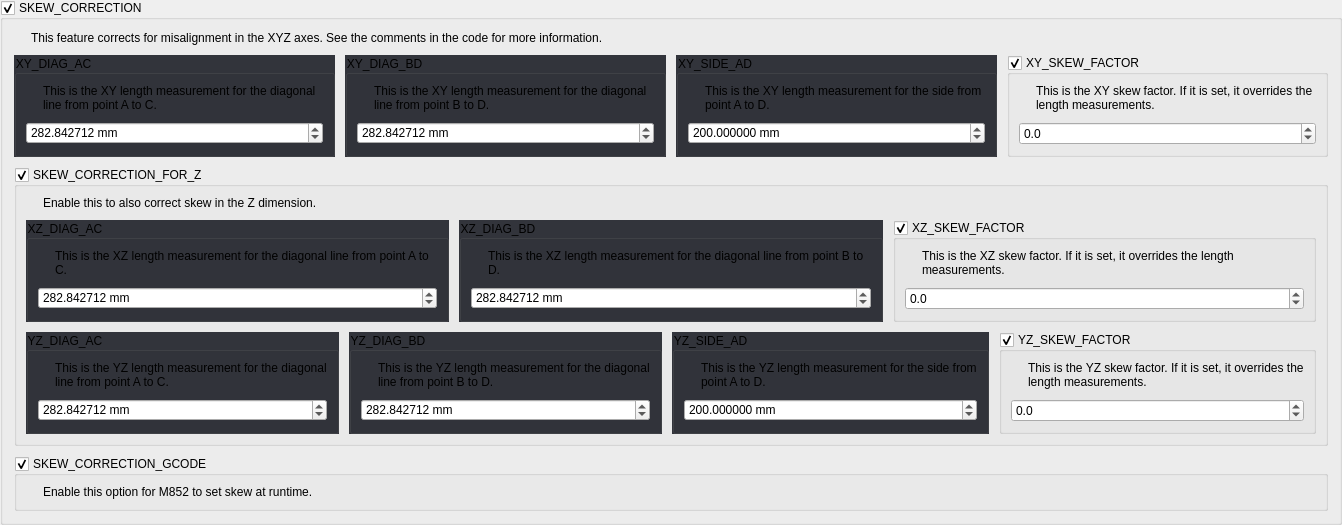
    <widget class="QGroupBox" name="uSkewCorrectionBox">
     <property name="title">
      <string>SKEW_CORRECTION</string>
     </property>
     <property name="checkable">
      <bool>true</bool>
     </property>
     <layout class="QGridLayout" name="gridLayout_22">
      <property name="spacing">
       <number>10</number>
      </property>
      <item row="2" column="0" colspan="2">
       <widget class="QGroupBox" name="uSkewCorrectionForZBox">
        <property name="title">
         <string>SKEW_CORRECTION_FOR_Z</string>
        </property>
        <property name="checkable">
         <bool>true</bool>
        </property>
        <layout class="QGridLayout" name="gridLayout_24">
         <property name="spacing">
          <number>10</number>
         </property>
         <item row="0" column="0">
          <widget class="QLabel" name="label_41">
           <property name="sizePolicy">
            <sizepolicy hsizetype="Fixed" vsizetype="Fixed">
             <horstretch>0</horstretch>
             <verstretch>0</verstretch>
            </sizepolicy>
           </property>
           <property name="text">
            <string/>
           </property>
           <property name="pixmap">
            <pixmap resource="../resources/resources.qrc">:/info_FILL0_wght100_GRAD0_opsz20.svg</pixmap>
           </property>
          </widget>
         </item>
         <item row="0" column="1">
          <widget class="QLabel" name="label_42">
           <property name="text">
            <string>Enable this to also correct skew in the Z dimension.</string>
           </property>
           <property name="wordWrap">
            <bool>true</bool>
           </property>
          </widget>
         </item>
         <item row="2" column="0" colspan="2">
          <widget class="QWidget" name="widget_7" native="true">
           <layout class="QGridLayout" name="gridLayout_26">
            <property name="leftMargin">
             <number>0</number>
            </property>
            <property name="topMargin">
             <number>0</number>
            </property>
            <property name="rightMargin">
             <number>0</number>
            </property>
            <property name="bottomMargin">
             <number>0</number>
            </property>
            <property name="spacing">
             <number>10</number>
            </property>
            <item row="0" column="0">
             <widget class="QGroupBox" name="groupBox_12">
              <property name="focusPolicy">
               <enum>Qt::StrongFocus</enum>
              </property>
              <property name="styleSheet">
               <string notr="true">QGroupBox:!disabled {
	background: rgb(50, 52, 59);
}</string>
              </property>
              <property name="title">
               <string>YZ_DIAG_AC</string>
              </property>
              <layout class="QGridLayout" name="gridLayout_37">
               <property name="spacing">
                <number>10</number>
               </property>
               <item row="0" column="1">
                <widget class="QLabel" name="label_46">
                 <property name="text">
                  <string>This is the YZ length measurement for the diagonal line from point A to C.</string>
                 </property>
                 <property name="wordWrap">
                  <bool>true</bool>
                 </property>
                </widget>
               </item>
               <item row="0" column="0">
                <widget class="QLabel" name="label_45">
                 <property name="sizePolicy">
                  <sizepolicy hsizetype="Fixed" vsizetype="Fixed">
                   <horstretch>0</horstretch>
                   <verstretch>0</verstretch>
                  </sizepolicy>
                 </property>
                 <property name="text">
                  <string/>
                 </property>
                 <property name="pixmap">
                  <pixmap resource="../resources/resources.qrc">:/info_FILL0_wght100_GRAD0_opsz20.svg</pixmap>
                 </property>
                </widget>
               </item>
               <item row="1" column="0" colspan="2">
                <widget class="QDoubleSpinBox" name="uYzDiagAcSpinBox">
                 <property name="suffix">
                  <string> mm</string>
                 </property>
                 <property name="decimals">
                  <number>6</number>
                 </property>
                 <property name="minimum">
                  <double>-1000.000000000000000</double>
                 </property>
                 <property name="maximum">
                  <double>1000.000000000000000</double>
                 </property>
                 <property name="stepType">
                  <enum>QAbstractSpinBox::AdaptiveDecimalStepType</enum>
                 </property>
                 <property name="value">
                  <double>282.842712000000006</double>
                 </property>
                </widget>
               </item>
              </layout>
             </widget>
            </item>
            <item row="0" column="1">
             <widget class="QGroupBox" name="groupBox_13">
              <property name="focusPolicy">
               <enum>Qt::StrongFocus</enum>
              </property>
              <property name="styleSheet">
               <string notr="true">QGroupBox:!disabled {
	background: rgb(50, 52, 59);
}</string>
              </property>
              <property name="title">
               <string>YZ_DIAG_BD</string>
              </property>
              <layout class="QGridLayout" name="gridLayout_38">
               <property name="spacing">
                <number>10</number>
               </property>
               <item row="0" column="0">
                <widget class="QLabel" name="label_47">
                 <property name="sizePolicy">
                  <sizepolicy hsizetype="Fixed" vsizetype="Fixed">
                   <horstretch>0</horstretch>
                   <verstretch>0</verstretch>
                  </sizepolicy>
                 </property>
                 <property name="text">
                  <string/>
                 </property>
                 <property name="pixmap">
                  <pixmap resource="../resources/resources.qrc">:/info_FILL0_wght100_GRAD0_opsz20.svg</pixmap>
                 </property>
                </widget>
               </item>
               <item row="0" column="1">
                <widget class="QLabel" name="label_48">
                 <property name="text">
                  <string>This is the YZ length measurement for the diagonal line from point B to D.</string>
                 </property>
                 <property name="wordWrap">
                  <bool>true</bool>
                 </property>
                </widget>
               </item>
               <item row="1" column="0" colspan="2">
                <widget class="QDoubleSpinBox" name="uYzDiagBdSpinBox">
                 <property name="suffix">
                  <string> mm</string>
                 </property>
                 <property name="decimals">
                  <number>6</number>
                 </property>
                 <property name="minimum">
                  <double>-1000.000000000000000</double>
                 </property>
                 <property name="maximum">
                  <double>1000.000000000000000</double>
                 </property>
                 <property name="stepType">
                  <enum>QAbstractSpinBox::AdaptiveDecimalStepType</enum>
                 </property>
                 <property name="value">
                  <double>282.842712000000006</double>
                 </property>
                </widget>
               </item>
              </layout>
             </widget>
            </item>
            <item row="0" column="2">
             <widget class="QGroupBox" name="groupBox_14">
              <property name="focusPolicy">
               <enum>Qt::StrongFocus</enum>
              </property>
              <property name="styleSheet">
               <string notr="true">QGroupBox:!disabled {
	background: rgb(50, 52, 59);
}</string>
              </property>
              <property name="title">
               <string>YZ_SIDE_AD</string>
              </property>
              <layout class="QGridLayout" name="gridLayout_34">
               <property name="spacing">
                <number>10</number>
               </property>
               <item row="0" column="0">
                <widget class="QLabel" name="label_51">
                 <property name="sizePolicy">
                  <sizepolicy hsizetype="Fixed" vsizetype="Fixed">
                   <horstretch>0</horstretch>
                   <verstretch>0</verstretch>
                  </sizepolicy>
                 </property>
                 <property name="text">
                  <string/>
                 </property>
                 <property name="pixmap">
                  <pixmap resource="../resources/resources.qrc">:/info_FILL0_wght100_GRAD0_opsz20.svg</pixmap>
                 </property>
                </widget>
               </item>
               <item row="0" column="1">
                <widget class="QLabel" name="label_52">
                 <property name="text">
                  <string>This is the YZ length measurement for the side from point A to D.</string>
                 </property>
                 <property name="wordWrap">
                  <bool>true</bool>
                 </property>
                </widget>
               </item>
               <item row="1" column="0" colspan="2">
                <widget class="QDoubleSpinBox" name="uYzSideAdSpinBox">
                 <property name="suffix">
                  <string> mm</string>
                 </property>
                 <property name="decimals">
                  <number>6</number>
                 </property>
                 <property name="minimum">
                  <double>-1000.000000000000000</double>
                 </property>
                 <property name="maximum">
                  <double>1000.000000000000000</double>
                 </property>
                 <property name="stepType">
                  <enum>QAbstractSpinBox::AdaptiveDecimalStepType</enum>
                 </property>
                 <property name="value">
                  <double>200.000000000000000</double>
                 </property>
                </widget>
               </item>
              </layout>
             </widget>
            </item>
            <item row="0" column="3">
             <widget class="QGroupBox" name="uYzSkewFactorBox">
              <property name="title">
               <string>YZ_SKEW_FACTOR</string>
              </property>
              <property name="checkable">
               <bool>true</bool>
              </property>
              <layout class="QGridLayout" name="gridLayout_32">
               <property name="spacing">
                <number>10</number>
               </property>
               <item row="0" column="1">
                <widget class="QLabel" name="label_56">
                 <property name="text">
                  <string>This is the YZ skew factor. If it is set, it overrides the length measurements.</string>
                 </property>
                 <property name="wordWrap">
                  <bool>true</bool>
                 </property>
                </widget>
               </item>
               <item row="0" column="0">
                <widget class="QLabel" name="label_55">
                 <property name="sizePolicy">
                  <sizepolicy hsizetype="Fixed" vsizetype="Fixed">
                   <horstretch>0</horstretch>
                   <verstretch>0</verstretch>
                  </sizepolicy>
                 </property>
                 <property name="text">
                  <string/>
                 </property>
                 <property name="pixmap">
                  <pixmap resource="../resources/resources.qrc">:/info_FILL0_wght100_GRAD0_opsz20.svg</pixmap>
                 </property>
                </widget>
               </item>
               <item row="1" column="0" colspan="2">
                <widget class="QDoubleSpinBox" name="uYzSkewFactorSpinBox">
                 <property name="decimals">
                  <number>1</number>
                 </property>
                 <property name="minimum">
                  <double>-100.000000000000000</double>
                 </property>
                 <property name="stepType">
                  <enum>QAbstractSpinBox::AdaptiveDecimalStepType</enum>
                 </property>
                </widget>
               </item>
              </layout>
             </widget>
            </item>
           </layout>
          </widget>
         </item>
         <item row="1" column="0" colspan="2">
          <widget class="QWidget" name="widget_6" native="true">
           <layout class="QGridLayout" name="gridLayout_25">
            <property name="leftMargin">
             <number>0</number>
            </property>
            <property name="topMargin">
             <number>0</number>
            </property>
            <property name="rightMargin">
             <number>0</number>
            </property>
            <property name="bottomMargin">
             <number>0</number>
            </property>
            <property name="spacing">
             <number>10</number>
            </property>
            <item row="0" column="1">
             <widget class="QGroupBox" name="groupBox_10">
              <property name="focusPolicy">
               <enum>Qt::StrongFocus</enum>
              </property>
              <property name="styleSheet">
               <string notr="true">QGroupBox:!disabled {
	background: rgb(50, 52, 59);
}</string>
              </property>
              <property name="title">
               <string>XZ_DIAG_BD</string>
              </property>
              <layout class="QGridLayout" name="gridLayout_35">
               <property name="spacing">
                <number>10</number>
               </property>
               <item row="0" column="1">
                <widget class="QLabel" name="label_50">
                 <property name="text">
                  <string>This is the XZ length measurement for the diagonal line from point B to D.</string>
                 </property>
                 <property name="wordWrap">
                  <bool>true</bool>
                 </property>
                </widget>
               </item>
               <item row="0" column="0">
                <widget class="QLabel" name="label_49">
                 <property name="sizePolicy">
                  <sizepolicy hsizetype="Fixed" vsizetype="Fixed">
                   <horstretch>0</horstretch>
                   <verstretch>0</verstretch>
                  </sizepolicy>
                 </property>
                 <property name="text">
                  <string/>
                 </property>
                 <property name="pixmap">
                  <pixmap resource="../resources/resources.qrc">:/info_FILL0_wght100_GRAD0_opsz20.svg</pixmap>
                 </property>
                </widget>
               </item>
               <item row="1" column="0" colspan="2">
                <widget class="QDoubleSpinBox" name="uXzDiagBdSpinBox">
                 <property name="suffix">
                  <string> mm</string>
                 </property>
                 <property name="decimals">
                  <number>6</number>
                 </property>
                 <property name="minimum">
                  <double>-1000.000000000000000</double>
                 </property>
                 <property name="maximum">
                  <double>1000.000000000000000</double>
                 </property>
                 <property name="stepType">
                  <enum>QAbstractSpinBox::AdaptiveDecimalStepType</enum>
                 </property>
                 <property name="value">
                  <double>282.842712000000006</double>
                 </property>
                </widget>
               </item>
              </layout>
             </widget>
            </item>
            <item row="0" column="0">
             <widget class="QGroupBox" name="groupBox_9">
              <property name="focusPolicy">
               <enum>Qt::StrongFocus</enum>
              </property>
              <property name="styleSheet">
               <string notr="true">QGroupBox:!disabled {
	background: rgb(50, 52, 59);
}</string>
              </property>
              <property name="title">
               <string>XZ_DIAG_AC</string>
              </property>
              <layout class="QGridLayout" name="gridLayout_36">
               <property name="spacing">
                <number>10</number>
               </property>
               <item row="0" column="0">
                <widget class="QLabel" name="label_43">
                 <property name="sizePolicy">
                  <sizepolicy hsizetype="Fixed" vsizetype="Fixed">
                   <horstretch>0</horstretch>
                   <verstretch>0</verstretch>
                  </sizepolicy>
                 </property>
                 <property name="text">
                  <string/>
                 </property>
                 <property name="pixmap">
                  <pixmap resource="../resources/resources.qrc">:/info_FILL0_wght100_GRAD0_opsz20.svg</pixmap>
                 </property>
                </widget>
               </item>
               <item row="0" column="1">
                <widget class="QLabel" name="label_44">
                 <property name="text">
                  <string>This is the XZ length measurement for the diagonal line from point A to C.</string>
                 </property>
                 <property name="wordWrap">
                  <bool>true</bool>
                 </property>
                </widget>
               </item>
               <item row="1" column="0" colspan="2">
                <widget class="QDoubleSpinBox" name="uXzDiagAcSpinBox">
                 <property name="suffix">
                  <string> mm</string>
                 </property>
                 <property name="decimals">
                  <number>6</number>
                 </property>
                 <property name="minimum">
                  <double>-1000.000000000000000</double>
                 </property>
                 <property name="maximum">
                  <double>1000.000000000000000</double>
                 </property>
                 <property name="stepType">
                  <enum>QAbstractSpinBox::AdaptiveDecimalStepType</enum>
                 </property>
                 <property name="value">
                  <double>282.842712000000006</double>
                 </property>
                </widget>
               </item>
              </layout>
             </widget>
            </item>
            <item row="0" column="2">
             <widget class="QGroupBox" name="uXzSkewFactorBox">
              <property name="title">
               <string>XZ_SKEW_FACTOR</string>
              </property>
              <property name="checkable">
               <bool>true</bool>
              </property>
              <layout class="QGridLayout" name="gridLayout_33">
               <property name="spacing">
                <number>10</number>
               </property>
               <item row="0" column="1">
                <widget class="QLabel" name="label_54">
                 <property name="text">
                  <string>This is the XZ skew factor. If it is set, it overrides the length measurements.</string>
                 </property>
                 <property name="wordWrap">
                  <bool>true</bool>
                 </property>
                </widget>
               </item>
               <item row="0" column="0">
                <widget class="QLabel" name="label_53">
                 <property name="sizePolicy">
                  <sizepolicy hsizetype="Fixed" vsizetype="Fixed">
                   <horstretch>0</horstretch>
                   <verstretch>0</verstretch>
                  </sizepolicy>
                 </property>
                 <property name="text">
                  <string/>
                 </property>
                 <property name="pixmap">
                  <pixmap resource="../resources/resources.qrc">:/info_FILL0_wght100_GRAD0_opsz20.svg</pixmap>
                 </property>
                </widget>
               </item>
               <item row="1" column="0" colspan="2">
                <widget class="QDoubleSpinBox" name="uXzSkewFactorSpinBox">
                 <property name="decimals">
                  <number>1</number>
                 </property>
                 <property name="minimum">
                  <double>-100.000000000000000</double>
                 </property>
                 <property name="stepType">
                  <enum>QAbstractSpinBox::AdaptiveDecimalStepType</enum>
                 </property>
                </widget>
               </item>
              </layout>
             </widget>
            </item>
           </layout>
          </widget>
         </item>
        </layout>
       </widget>
      </item>
      <item row="1" column="0" colspan="2">
       <widget class="QWidget" name="widget_5" native="true">
        <layout class="QGridLayout" name="gridLayout_23">
         <property name="leftMargin">
          <number>0</number>
         </property>
         <property name="topMargin">
          <number>0</number>
         </property>
         <property name="rightMargin">
          <number>0</number>
         </property>
         <property name="bottomMargin">
          <number>0</number>
         </property>
         <property name="spacing">
          <number>10</number>
         </property>
         <item row="0" column="3">
          <widget class="QGroupBox" name="groupBox_5">
           <property name="focusPolicy">
            <enum>Qt::StrongFocus</enum>
           </property>
           <property name="styleSheet">
            <string notr="true">QGroupBox:!disabled {
	background: rgb(50, 52, 59);
}</string>
           </property>
           <property name="title">
            <string>XY_SIDE_AD</string>
           </property>
           <layout class="QGridLayout" name="gridLayout_29">
            <property name="spacing">
             <number>10</number>
            </property>
            <item row="0" column="0">
             <widget class="QLabel" name="label_37">
              <property name="sizePolicy">
               <sizepolicy hsizetype="Fixed" vsizetype="Fixed">
                <horstretch>0</horstretch>
                <verstretch>0</verstretch>
               </sizepolicy>
              </property>
              <property name="text">
               <string/>
              </property>
              <property name="pixmap">
               <pixmap resource="../resources/resources.qrc">:/info_FILL0_wght100_GRAD0_opsz20.svg</pixmap>
              </property>
             </widget>
            </item>
            <item row="0" column="1">
             <widget class="QLabel" name="label_38">
              <property name="text">
               <string>This is the XY length measurement for the side from point A to D.</string>
              </property>
              <property name="wordWrap">
               <bool>true</bool>
              </property>
             </widget>
            </item>
            <item row="1" column="0" colspan="2">
             <widget class="QDoubleSpinBox" name="uXySideAdSpinBox">
              <property name="suffix">
               <string> mm</string>
              </property>
              <property name="decimals">
               <number>6</number>
              </property>
              <property name="maximum">
               <double>1000.000000000000000</double>
              </property>
              <property name="stepType">
               <enum>QAbstractSpinBox::AdaptiveDecimalStepType</enum>
              </property>
              <property name="value">
               <double>200.000000000000000</double>
              </property>
             </widget>
            </item>
           </layout>
          </widget>
         </item>
         <item row="0" column="1">
          <widget class="QGroupBox" name="groupBox_4">
           <property name="focusPolicy">
            <enum>Qt::StrongFocus</enum>
           </property>
           <property name="styleSheet">
            <string notr="true">QGroupBox:!disabled {
	background: rgb(50, 52, 59);
}</string>
           </property>
           <property name="title">
            <string>XY_DIAG_BD</string>
           </property>
           <layout class="QGridLayout" name="gridLayout_30">
            <property name="spacing">
             <number>10</number>
            </property>
            <item row="0" column="0">
             <widget class="QLabel" name="label_35">
              <property name="sizePolicy">
               <sizepolicy hsizetype="Fixed" vsizetype="Fixed">
                <horstretch>0</horstretch>
                <verstretch>0</verstretch>
               </sizepolicy>
              </property>
              <property name="text">
               <string/>
              </property>
              <property name="pixmap">
               <pixmap resource="../resources/resources.qrc">:/info_FILL0_wght100_GRAD0_opsz20.svg</pixmap>
              </property>
             </widget>
            </item>
            <item row="1" column="0" colspan="3">
             <widget class="QDoubleSpinBox" name="uXyDiagBdSpinBox">
              <property name="suffix">
               <string> mm</string>
              </property>
              <property name="decimals">
               <number>6</number>
              </property>
              <property name="maximum">
               <double>1000.000000000000000</double>
              </property>
              <property name="stepType">
               <enum>QAbstractSpinBox::AdaptiveDecimalStepType</enum>
              </property>
              <property name="value">
               <double>282.842712000000006</double>
              </property>
             </widget>
            </item>
            <item row="0" column="1" colspan="2">
             <widget class="QLabel" name="label_36">
              <property name="text">
               <string>This is the XY length measurement for the diagonal line from point B to D.</string>
              </property>
              <property name="wordWrap">
               <bool>true</bool>
              </property>
             </widget>
            </item>
           </layout>
          </widget>
         </item>
         <item row="0" column="0">
          <widget class="QGroupBox" name="groupBox_6">
           <property name="focusPolicy">
            <enum>Qt::StrongFocus</enum>
           </property>
           <property name="styleSheet">
            <string notr="true">QGroupBox:!disabled {
	background: rgb(50, 52, 59);
}</string>
           </property>
           <property name="title">
            <string>XY_DIAG_AC</string>
           </property>
           <layout class="QGridLayout" name="gridLayout_31">
            <property name="spacing">
             <number>10</number>
            </property>
            <item row="0" column="0">
             <widget class="QLabel" name="label_33">
              <property name="sizePolicy">
               <sizepolicy hsizetype="Fixed" vsizetype="Fixed">
                <horstretch>0</horstretch>
                <verstretch>0</verstretch>
               </sizepolicy>
              </property>
              <property name="text">
               <string/>
              </property>
              <property name="pixmap">
               <pixmap resource="../resources/resources.qrc">:/info_FILL0_wght100_GRAD0_opsz20.svg</pixmap>
              </property>
             </widget>
            </item>
            <item row="0" column="1">
             <widget class="QLabel" name="label_34">
              <property name="text">
               <string>This is the XY length measurement for the diagonal line from point A to C.</string>
              </property>
              <property name="wordWrap">
               <bool>true</bool>
              </property>
             </widget>
            </item>
            <item row="1" column="0" colspan="2">
             <widget class="QDoubleSpinBox" name="uXyDiagAcSpinBox">
              <property name="suffix">
               <string> mm</string>
              </property>
              <property name="decimals">
               <number>6</number>
              </property>
              <property name="maximum">
               <double>1000.000000000000000</double>
              </property>
              <property name="stepType">
               <enum>QAbstractSpinBox::AdaptiveDecimalStepType</enum>
              </property>
              <property name="value">
               <double>282.842712000000006</double>
              </property>
             </widget>
            </item>
           </layout>
          </widget>
         </item>
         <item row="0" column="4">
          <widget class="QGroupBox" name="uXySkewFactorBox">
           <property name="title">
            <string>XY_SKEW_FACTOR</string>
           </property>
           <property name="checkable">
            <bool>true</bool>
           </property>
           <layout class="QGridLayout" name="gridLayout_28">
            <property name="spacing">
             <number>10</number>
            </property>
            <item row="0" column="1">
             <widget class="QLabel" name="label_40">
              <property name="text">
               <string>This is the XY skew factor. If it is set, it overrides the length measurements.</string>
              </property>
              <property name="wordWrap">
               <bool>true</bool>
              </property>
             </widget>
            </item>
            <item row="0" column="0">
             <widget class="QLabel" name="label_39">
              <property name="sizePolicy">
               <sizepolicy hsizetype="Fixed" vsizetype="Fixed">
                <horstretch>0</horstretch>
                <verstretch>0</verstretch>
               </sizepolicy>
              </property>
              <property name="text">
               <string/>
              </property>
              <property name="pixmap">
               <pixmap resource="../resources/resources.qrc">:/info_FILL0_wght100_GRAD0_opsz20.svg</pixmap>
              </property>
             </widget>
            </item>
            <item row="1" column="0" colspan="2">
             <widget class="QDoubleSpinBox" name="uXySkewFactorSpinBox">
              <property name="decimals">
               <number>1</number>
              </property>
              <property name="minimum">
               <double>-100.000000000000000</double>
              </property>
              <property name="maximum">
               <double>100.000000000000000</double>
              </property>
              <property name="stepType">
               <enum>QAbstractSpinBox::AdaptiveDecimalStepType</enum>
              </property>
             </widget>
            </item>
           </layout>
          </widget>
         </item>
        </layout>
       </widget>
      </item>
      <item row="0" column="1">
       <widget class="QLabel" name="label_32">
        <property name="text">
         <string>This feature corrects for misalignment in the XYZ axes. See the comments in the code for more information.</string>
        </property>
        <property name="wordWrap">
         <bool>true</bool>
        </property>
       </widget>
      </item>
      <item row="0" column="0">
       <widget class="QLabel" name="label_31">
        <property name="sizePolicy">
         <sizepolicy hsizetype="Fixed" vsizetype="Fixed">
          <horstretch>0</horstretch>
          <verstretch>0</verstretch>
         </sizepolicy>
        </property>
        <property name="text">
         <string/>
        </property>
        <property name="pixmap">
         <pixmap resource="../resources/resources.qrc">:/info_FILL0_wght100_GRAD0_opsz20.svg</pixmap>
        </property>
       </widget>
      </item>
      <item row="3" column="0" colspan="2">
       <widget class="QGroupBox" name="uSkewCorrectionGcodeBox">
        <property name="title">
         <string>SKEW_CORRECTION_GCODE</string>
        </property>
        <property name="checkable">
         <bool>true</bool>
        </property>
        <layout class="QGridLayout" name="gridLayout_27">
         <property name="spacing">
          <number>10</number>
         </property>
         <item row="0" column="0">
          <widget class="QLabel" name="label_29">
           <property name="sizePolicy">
            <sizepolicy hsizetype="Fixed" vsizetype="Fixed">
             <horstretch>0</horstretch>
             <verstretch>0</verstretch>
            </sizepolicy>
           </property>
           <property name="text">
            <string/>
           </property>
           <property name="pixmap">
            <pixmap resource="../resources/resources.qrc">:/info_FILL0_wght100_GRAD0_opsz20.svg</pixmap>
           </property>
          </widget>
         </item>
         <item row="0" column="1">
          <widget class="QLabel" name="label_30">
           <property name="text">
            <string>Enable this option for M852 to set skew at runtime.</string>
           </property>
           <property name="wordWrap">
            <bool>true</bool>
           </property>
          </widget>
         </item>
        </layout>
       </widget>
      </item>
     </layout>
    </widget>
